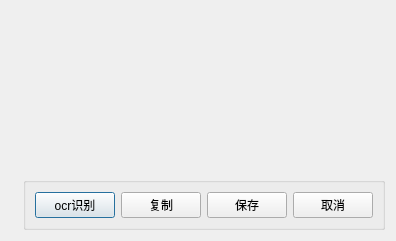
<?xml version="1.0" encoding="UTF-8"?>
<ui version="4.0">
 <class>Dialog</class>
 <widget class="QDialog" name="Dialog">
  <property name="geometry">
   <rect>
    <x>0</x>
    <y>0</y>
    <width>396</width>
    <height>241</height>
   </rect>
  </property>
  <property name="windowTitle">
   <string>Dialog</string>
  </property>
  <layout class="QVBoxLayout" name="verticalLayout">
   <item>
    <widget class="QLabel" name="label_shot">
     <property name="sizePolicy">
      <sizepolicy hsizetype="Expanding" vsizetype="Expanding">
       <horstretch>0</horstretch>
       <verstretch>0</verstretch>
      </sizepolicy>
     </property>
     <property name="text">
      <string/>
     </property>
     <property name="scaledContents">
      <bool>false</bool>
     </property>
    </widget>
   </item>
   <item>
    <layout class="QHBoxLayout" name="horizontalLayout_2">
     <item>
      <spacer name="horizontalSpacer">
       <property name="orientation">
        <enum>Qt::Horizontal</enum>
       </property>
       <property name="sizeHint" stdset="0">
        <size>
         <width>40</width>
         <height>20</height>
        </size>
       </property>
      </spacer>
     </item>
     <item>
      <widget class="QGroupBox" name="groupBox">
       <property name="sizePolicy">
        <sizepolicy hsizetype="Preferred" vsizetype="Minimum">
         <horstretch>0</horstretch>
         <verstretch>0</verstretch>
        </sizepolicy>
       </property>
       <property name="title">
        <string/>
       </property>
       <layout class="QHBoxLayout" name="horizontalLayout">
        <item>
         <widget class="QPushButton" name="pushButton_ocr">
          <property name="sizePolicy">
           <sizepolicy hsizetype="Minimum" vsizetype="Minimum">
            <horstretch>0</horstretch>
            <verstretch>0</verstretch>
           </sizepolicy>
          </property>
          <property name="text">
           <string>ocr识别</string>
          </property>
          <property name="icon">
           <iconset>
            <normaloff>icon/upload.png</normaloff>icon/upload.png</iconset>
          </property>
         </widget>
        </item>
        <item>
         <widget class="QPushButton" name="pushButton_copy">
          <property name="sizePolicy">
           <sizepolicy hsizetype="Minimum" vsizetype="Minimum">
            <horstretch>0</horstretch>
            <verstretch>0</verstretch>
           </sizepolicy>
          </property>
          <property name="text">
           <string>复制</string>
          </property>
          <property name="icon">
           <iconset>
            <normaloff>icon/clipboard.png</normaloff>icon/clipboard.png</iconset>
          </property>
         </widget>
        </item>
        <item>
         <widget class="QPushButton" name="pushButton_save">
          <property name="sizePolicy">
           <sizepolicy hsizetype="Minimum" vsizetype="Minimum">
            <horstretch>0</horstretch>
            <verstretch>0</verstretch>
           </sizepolicy>
          </property>
          <property name="text">
           <string>保存</string>
          </property>
          <property name="icon">
           <iconset>
            <normaloff>icon/save.png</normaloff>icon/save.png</iconset>
          </property>
         </widget>
        </item>
        <item>
         <widget class="QPushButton" name="pushButton_cancel">
          <property name="sizePolicy">
           <sizepolicy hsizetype="Minimum" vsizetype="Minimum">
            <horstretch>0</horstretch>
            <verstretch>0</verstretch>
           </sizepolicy>
          </property>
          <property name="text">
           <string>取消</string>
          </property>
          <property name="icon">
           <iconset>
            <normaloff>icon/cancel.png</normaloff>icon/cancel.png</iconset>
          </property>
         </widget>
        </item>
       </layout>
      </widget>
     </item>
    </layout>
   </item>
  </layout>
 </widget>
 <resources/>
 <connections/>
</ui>
